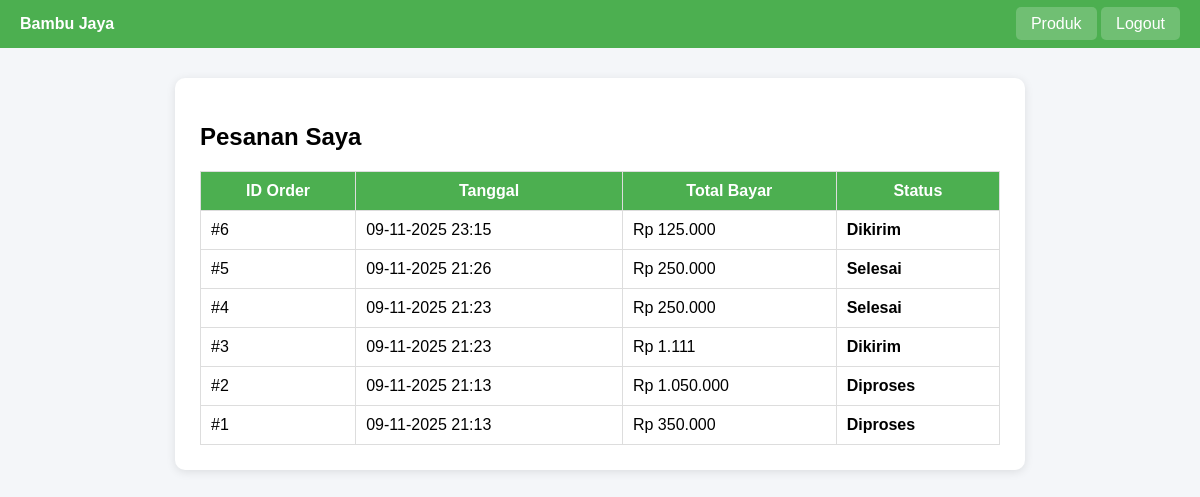
Screenshot of /user/orders.php (signed in) with the database file from the repository.
### tables this page shows
CREATE TABLE `orders` (
  `id_order` int(11) NOT NULL,
  `id_user` int(11) NOT NULL,
  `tanggal_order` datetime NOT NULL,
  `total_bayar` decimal(10,2) NOT NULL,
  `status_order` varchar(50) NOT NULL DEFAULT 'pending'
);

### user/orders.php (the view, shortened to what this page needs)
<?php
require_once "../config/koneksi.php";
$id_user = $_SESSION['id_user'];
$orders = mysqli_query($koneksi, "
    SELECT * FROM orders
    WHERE id_user='$id_user'
    ORDER BY tanggal_order DESC
");
?>
<!DOCTYPE html>
<html lang="id">
<head>
</head>
<body>
    <div class="navbar">
        <div><strong>Bambu Jaya</strong></div>
        <div>
            <a href="dashboard.php">Produk</a>
            <a href="../logout.php">Logout</a>
        </div>
    </div>
    <div class="container">
        <h2>Pesanan Saya</h2>
        <table>
            <tr>
                <th>ID Order</th>
                <th>Tanggal</th>
                <th>Total Bayar</th>
                <th>Status</th>
            </tr>
            <?php while ($o = mysqli_fetch_assoc($orders)) : ?>
            <tr>
                <td>#<?= $o['id_order']; ?></td>
                <td><?= date('d-m-Y H:i', strtotime($o['tanggal_order'])); ?></td>
                <td>Rp <?= number_format($o['total_bayar'], 0, ',', '.'); ?></td>
                <td class="status"><?= ucfirst($o['status_order']); ?></td>
            </tr>
            <?php endwhile; ?>
        </table>
    </div>
</body>
</html>

### user/orders.php (style rules this page uses)
body { font-family: Arial; background: #f4f6f9; margin: 0; }
.navbar { background: #4CAF50; color: white; padding: 15px 20px; display: flex; justify-content: space-between; }
.navbar a { color: white; text-decoration: none; padding: 8px 15px; border-radius: 5px; background: rgba(255,255,255,0.2); }
.container { max-width: 800px; margin: 30px auto; background: white; padding: 25px; border-radius: 10px; box-shadow: 0 2px 10px rgba(0,0,0,0.1); }
table { width: 100%; border-collapse: collapse; }
th, td { border: 1px solid #ddd; padding: 10px; }
th { background: #4CAF50; color: white; }
.status { font-weight: bold; }

### rows the page displays
orders: id_order "6", tanggal_order "09-11-2025 23:15", total_bayar "125.000", status_order "Dikirim"
orders: id_order "5", tanggal_order "09-11-2025 21:26", total_bayar "250.000", status_order "Selesai"
orders: id_order "4", tanggal_order "09-11-2025 21:23", total_bayar "250.000", status_order "Selesai"
orders: id_order "3", tanggal_order "09-11-2025 21:23", total_bayar "1.111", status_order "Dikirim"
orders: id_order "2", tanggal_order "09-11-2025 21:13", total_bayar "1.050.000", status_order "Diproses"
orders: id_order "1", tanggal_order "09-11-2025 21:13", total_bayar "350.000", status_order "Diproses"
